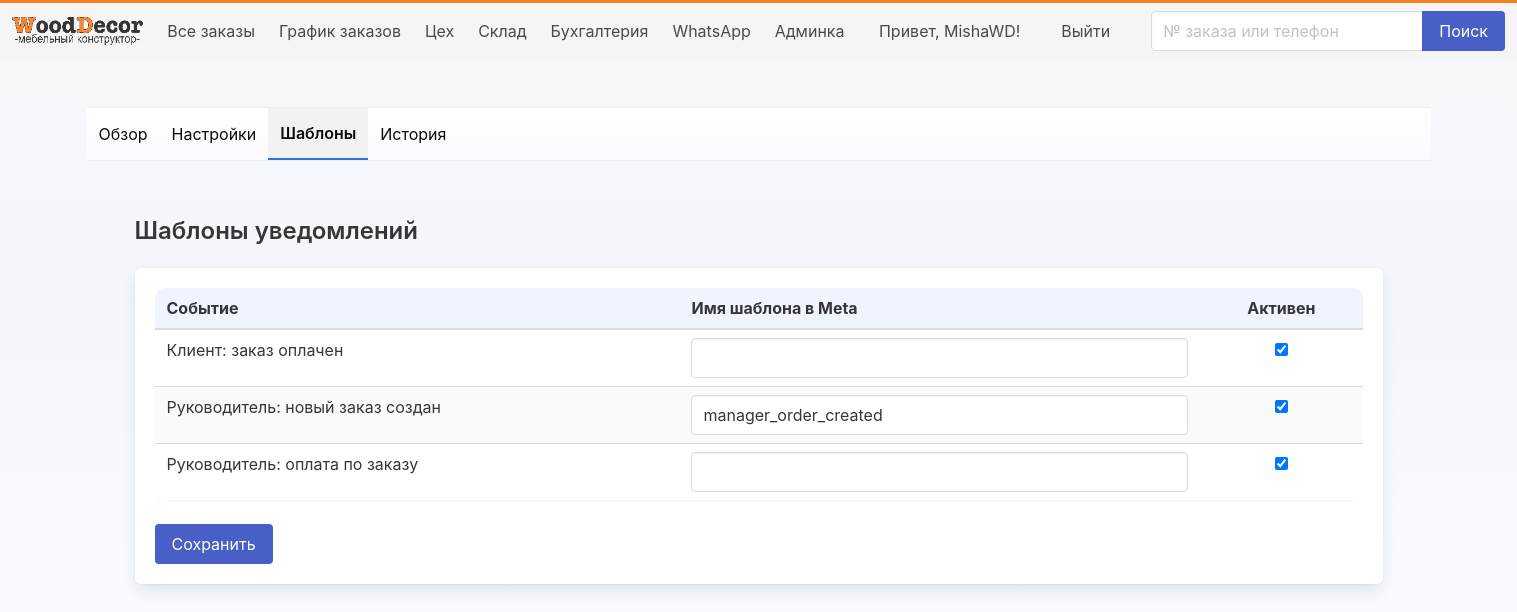
Screenshot of /whatsapp/templates/ (signed in) with the database file from the repository.
### whatsapp/models.py (models this page shows, shortened)
class WhatsAppTemplate(models.Model):
    key           = models.CharField(max_length=64, choices=TEMPLATE_KEYS, unique=True)
    template_name = models.CharField(max_length=120, help_text="Имя утверждённого шаблона в Meta (точно как в Business Manager)")
    active        = models.BooleanField(default=True)
    updated_at    = models.DateTimeField(auto_now=True)
    class Meta:
        verbose_name = "Шаблон WhatsApp"
        verbose_name_plural = "Шаблоны WhatsApp"

### whatsapp/views.py (the view, shortened to what this page needs)
# urls.py: path("templates/", views.templates_view, name="whatsapp_templates"),
@staff_member_required
def templates_view(request):
    existing = {x.key for x in WhatsAppTemplate.objects.all()}
    for k,_ in TEMPLATE_KEYS:
        if k not in existing:
            from .helpers import get_template_name
            WhatsAppTemplate.objects.create(key=k, template_name=get_template_name(k), active=True)
    rows = list(WhatsAppTemplate.objects.order_by("key"))
    return render(request, "whatsapp/templates.html", {"rows": rows, "keys": dict(TEMPLATE_KEYS)})

### core/templatetags/user_groups.py (called while the page is built)
@register.filter(name='has_group')
def has_group(user, group_name):
    try:
        return user.is_authenticated and (user.is_superuser or user.is_staff or user.groups.filter(name=group_name).exists())
    except Exception:
        return False

### whatsapp/templates/whatsapp/templates.html (shortened to what this page needs)
{% extends "base.html" %}
{% load static %}
{% block extra_head %}
  <link rel="stylesheet" href="{% static 'whatsapp/whatsapp_light.css' %}">
  <link rel="stylesheet" href="{% static 'whatsapp/whatsapp_light_extra.css' %}">
{% endblock %}
{% block content %}
{% include "whatsapp/_subnav.html" %}
<section class="section">
  <h1 class="title is-4">Шаблоны уведомлений</h1>
  <form method="post" class="box">
    <div class="table-container">
      <table class="table is-fullwidth is-striped">
        <thead><tr><th>Событие</th><th>Имя шаблона в Meta</th><th class="has-text-centered">Активен</th></tr></thead>
        <tbody>
          {% for t in rows %}
            <tr>
              <td>{{ t.get_key_display }}</td>
              <td><input class="input" type="text" name="name__{{ t.key }}" value="{{ t.template_name }}"></td>
              <td class="has-text-centered">
                <input type="checkbox" name="active__{{ t.key }}" {% if t.active %}checked{% endif %}>
              </td>
            </tr>
          {% endfor %}
        </tbody>
      </table>
    </div>
    <div class="field"><button class="button is-link">Сохранить</button></div>
  </form>
</section>
{% endblock %}

### core/templates/base.html (shortened to what this page needs)
{% load user_groups %}
{% load static %}
<!doctype html>
<html lang="ru">
<head>
    <link rel="stylesheet" href="https://cdn.jsdelivr.net/npm/bulma@0.9.4/css/bulma.min.css">
    {% block extra_head %}{% endblock %}
</head>
<body>
    <nav class="navbar is-light has-shadow" style="border-top: 3px solid #F58220;" role="navigation">
        <div class="navbar-brand">
            <a class="navbar-item" href="{% url 'orders_all' %}"><img src="{% static 'img/company_logo_20250903104444.png' %}?v=20250903104444" alt="WoodDecor" style="height:48px;"></a>
        </div>
        <div class="navbar-menu">
    <div class="navbar-start">
      {% if user.is_authenticated %}
        {% if user|has_group:"ACCESS_ORDERS" %}
          <a class="navbar-item" href="{% url 'orders_all' %}">Все заказы</a>
        {% endif %}
        {% if user|has_group:"ACCESS_CHART" %}
          <a class="navbar-item" href="{% url 'orders_chart' %}">График заказов</a>
        {% endif %}
        {% if user|has_group:"ACCESS_WORKSHOP" %}
          <a class="navbar-item" href="{% url 'workshop' %}">Цех</a>
		  <a class="navbar-item" href="{% url 'warehouse' %}">Склад</a>
        {% endif %}
		{% if user|has_group:"ACCESS_ACCOUNTING" %}
          <a class="navbar-item" href="{% url 'accounting' %}">Бухгалтерия</a>
        {% endif %}
		{% if request.user.is_staff %}
          <a class="navbar-item" href="{% url 'whatsapp_dashboard' %}">WhatsApp</a>
        {% endif %}
        {% if user|has_group:"ACCESS_ADMIN" %}
          <a class="navbar-item" href="/admin/">Админка</a>
        {% endif %}
      {% endif %}
    </div>
            <div class="navbar-end">
                {% if user.is_authenticated %}
                <div class="navbar-item">Привет, {{ user.username }}!</div>
                <div class="navbar-item"><form method="post" action="{% url 'logout' %}">{% csrf_token %}<button class="button is-light" type="submit">Выйти</button></form></div>
                {% else %}
                <div class="navbar-item"><a class="button is-primary" href="{% url 'login' %}">Войти</a></div>
                {% endif %}
            </div>
        </div>
<form class="navbar-item" method="get" action="{% url 'orders_all' %}">
  <div class="field has-addons">
    <div class="control">
      <input class="input" type="text" name="q" placeholder="№ заказа или телефон" value="{{ request.GET.q }}">
    </div>
    <div class="control">
      <button class="button is-link" type="submit">Поиск</button>
    </div>
  </div>
</form>
</nav>
    <section class="section">
        <div class="container">
{% block content %}{% endblock %}
        </div>
    </section>
</body>
</html>

### whatsapp/static/whatsapp/whatsapp_light.css (style rules this page uses)
body { background: linear-gradient(180deg,#f7fafc 0%, #f3f6fb 40%, #f8fbff 100%); }
.table-container { border-radius:10px; overflow:hidden; box-shadow:0 1px 2px rgba(0,0,0,.04); }
.table thead th { background:#f0f4ff; }

### rows the page displays
WhatsAppTemplate: key "Клиент: заказ оплачен", active "☑"
WhatsAppTemplate: key "Руководитель: новый заказ создан", key "manager_order_created", active "☑"
WhatsAppTemplate: key "Руководитель: оплата по заказу", active "☑"

### other values shown
{{ user.username }} "MishaWD"
